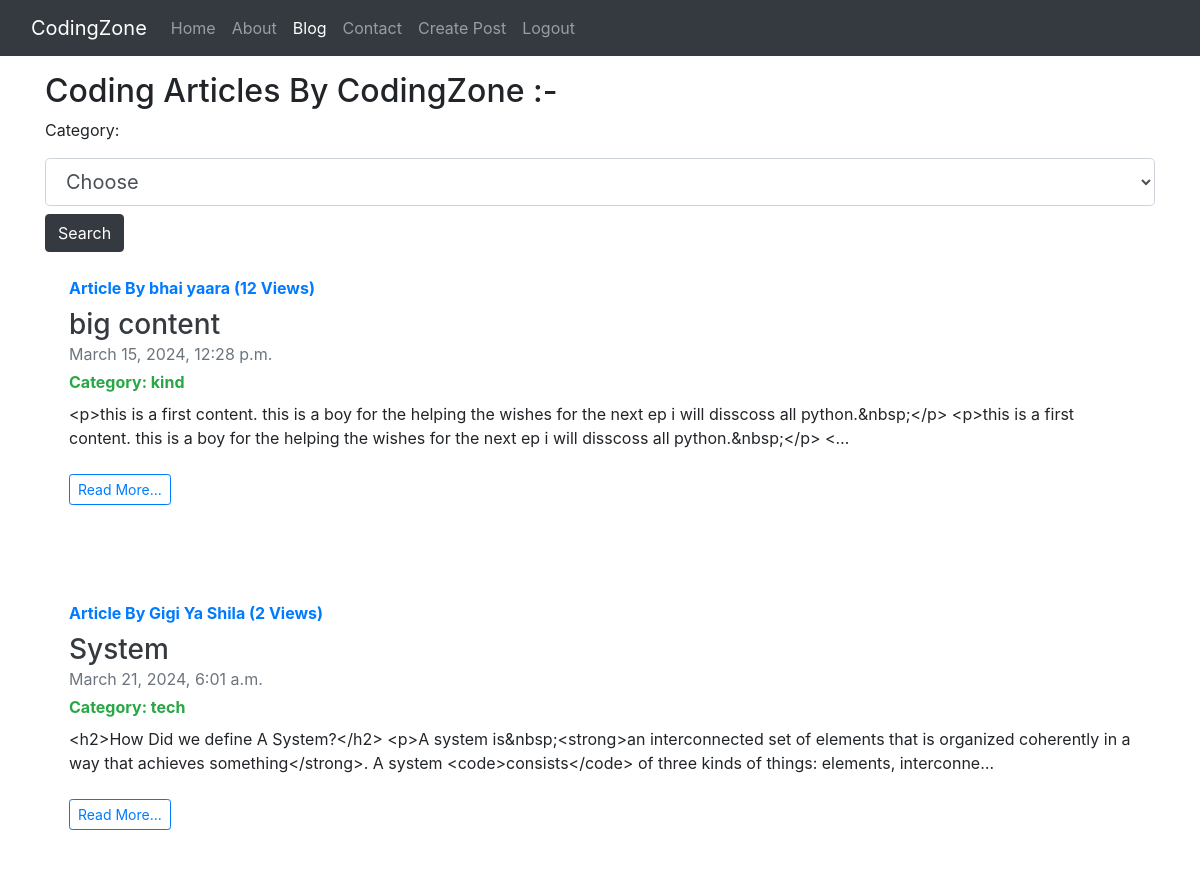
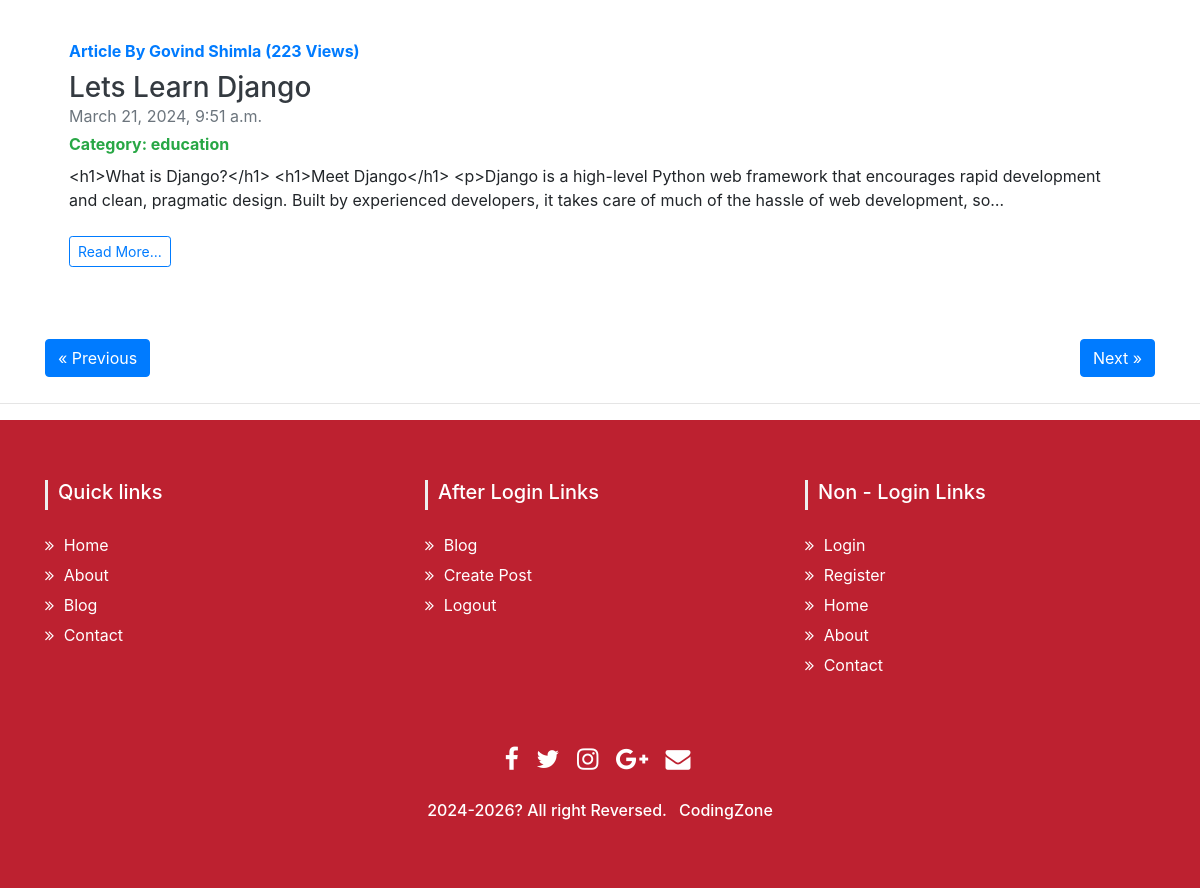
The page /blog/?page=2 (signed in) on the database its author committed (2 pictures, top to bottom).
### blog/models.py (models this page shows, shortened)
class Post(models.Model):
    sno=models.AutoField(primary_key=True)
    title=models.CharField(max_length=255)
    author=models.CharField(max_length=14)
    slug=models.CharField(max_length=130)
    category = models.CharField(max_length=10, choices=C_CHOICES, default='tech')
    views= models.IntegerField(default=0)
    timeStamp=models.DateTimeField(default=now)
    content=models.TextField()

### blog/views.py (the view)
# urls.py: 2. Add a URL to urlpatterns:  path('blog/', include('blog.urls'))
def blog(request):
    page = request.GET.get('page')
    no_of_post = 3
    if page is None:
        page = 1
    else:
        page = int(page)
    if request.method == 'POST':
        s_category = request.POST['category']
        if s_category == '':
            messages.error(request, 'Please enter a category not a choose')
            return render(request, 'blog/blog.html')
        else:
            search = Post.objects.filter(category=s_category)
            context = {'allPost': search}
            return render(request, 'blog/blog.html', context)
    else:
        allPost = Post.objects.all()
        length = len(allPost)
        allPost = allPost[(page-1)*no_of_post: page*no_of_post]
        if page > 1:
            prev = page -1
        else:
            prev=None
        if page<math.ceil(length/no_of_post):
            nxt = page + 1
        else:
            nxt = None
        context = {'allPost': allPost, 'prev': prev, 'next': nxt}
        return render(request, 'blog/blog.html', context)

### templates/blog/blog.html (shortened to what this page needs)
{% extends "base.html" %}
{% block activeb %}active{% endblock activeb %}
{% block body %}
{% if user.is_authenticated %}
<div class="container my-3">
  <h2>Coding Articles By CodingZone :-  </h2>
  <form action="/blog/search_post" method="POST">
  <div>
    <div class="flex-container">
      <label class="required" for="category">Category:</label>
      <select name="category" id="category" class="form-control form-control-lg my-2">
        <option value="">Choose</option>
      </select>
      <button class="btn btn-dark">Search</button>
    </div>
  </div>
</form>
  {% for post in allPost %}
  <div
    class="row no-gutters overflow-hidden flex-md-row mb-4 h-md-250 position-relative"
  >
    <div class="col p-4 d-flex flex-column position-static">
      <strong class="d-inline-block mb-2 text-primary"
        >Article By {{post.author}} ({{post.views}} Views)</strong
      >
      <h3 class="mb-0"><a href="/blog/{{post.slug}}" class="text-dark">{{ post.title }}</a></h3>
      <div class="mb-1 text-muted">{{post.timeStamp}}</div>
      <div class="mb-2 text-success">
        <strong>Category: {{post.category}}</strong>
      </div>
      <p class="card-text mb-auto">{{post.content|truncatechars:250}}</p>
      <div class="my-4">
        <a href="/blog/{{post.slug}}" role="button" class="btn btn-outline-primary btn-sm"
          >Read More...</a
        >
      </div>
    </div>
  </div>
  {% endfor %}
  <div class="btns">
    {% if prev %}
    <a href="/blog/?page={{prev}}" class="btn btn-primary float-left">&laquo Previous</a>
    {% else %}
    <a href="#" class="btn btn-primary float-left">&laquo Previous</a>
    {% endif %}
    {% if next %}
    <a href="/blog/?page={{next}}" class="btn btn-primary float-right">Next &raquo</a>
    {% else %}
    <a href="#" class="btn btn-primary float-right">Next &raquo</a>
    {% endif %}
  </div>
  {% else %}
  <h1>Sorry</h1>
  {% endif %}
  <br/>
  <br/>
</div>
{% endblock body %}

### rows shown on the page
Post: author "bhai yaara", views "12", title "big content", timeStamp "March 15, 2024, 12:28 p.m.", category "kind", content "<p>this is a first content. this is a boy for the helping the wishes for the next ep i will disscoss all python.&nbsp;</p> <p>this is a first content. this is a boy for the helping the wishes for the next ep i will disscoss all python.&nbsp;</p> <…"
Post: author "Gigi Ya Shila", views "2", title "System", timeStamp "March 21, 2024, 6:01 a.m.", category "tech", content "<h2>How Did we define A System?</h2> <p>A system is&nbsp;<strong>an interconnected set of elements that is organized coherently in a way that achieves something</strong>. A system <code>consists</code> of three kinds of things: elements, interconne…"
Post: author "Govind Shimla", views "223", title "Lets Learn Django", timeStamp "March 21, 2024, 9:51 a.m.", category "education", content "<h1>What is Django?</h1> <h1>Meet Django</h1> <p>Django is a high-level Python web framework that encourages rapid development and clean, pragmatic design. Built by experienced developers, it takes care of much of the hassle of web development, so…"
